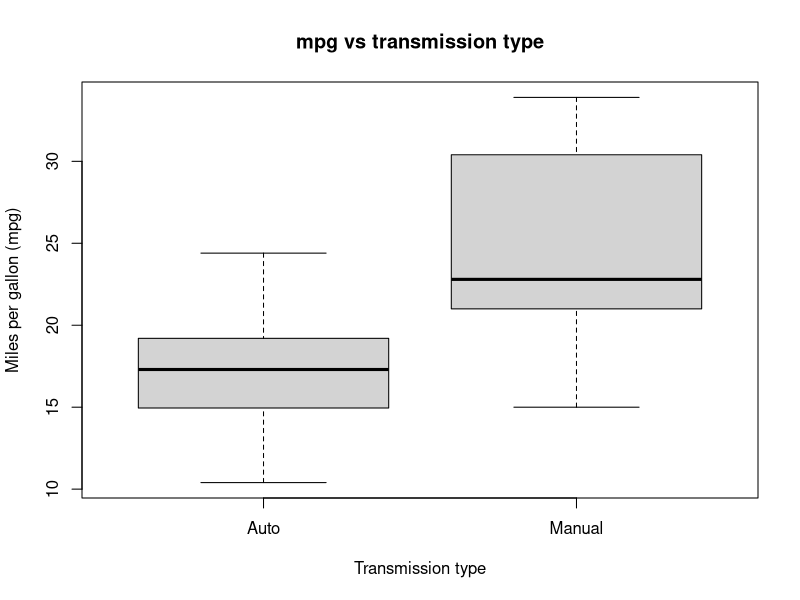
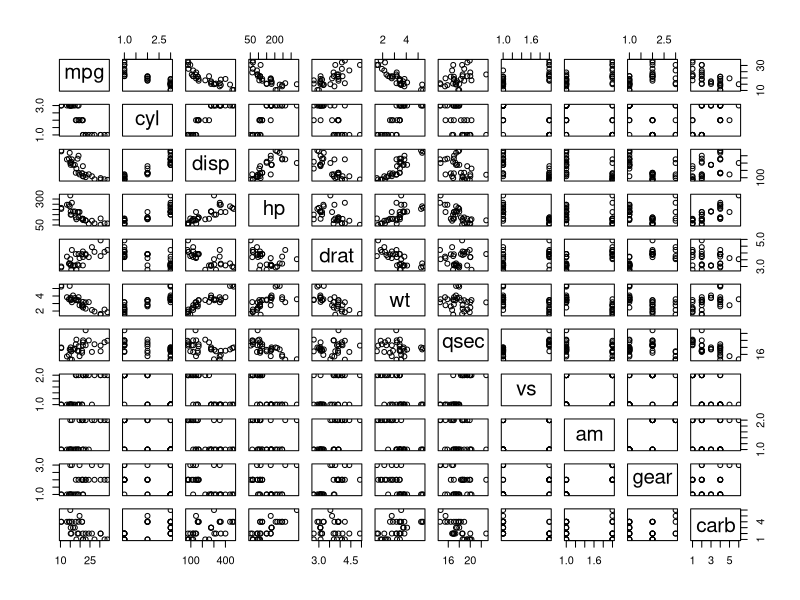
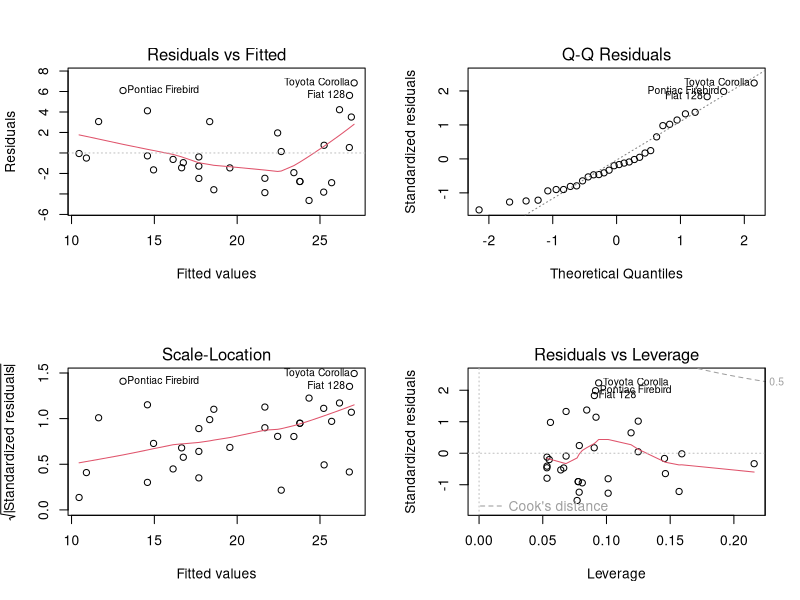

Recreate these plots in R, in order.
## ---- chunk 1
data(mtcars)
str(mtcars)
summary(mtcars)
sum(mtcars$am==0) #19 automatic cars, 32-19=13 manual cars
## ---- chunk 2
mtcars$am<-factor(mtcars$am)
mtcars$cyl<-factor(mtcars$cyl)
mtcars$gear<-factor(mtcars$gear)
mtcars$carb<-factor(mtcars$carb)
mtcars$vs<-factor(mtcars$vs)
levels(mtcars$am)<-c("Auto","Manual")
boxplot(mtcars$mpg~mtcars$am,main="mpg vs transmission type",xlab="Transmission type",ylab="Miles per gallon (mpg)")
## ---- chunk 3
pairs(mtcars)
## ---- chunk 4
model1<-lm(mpg~am,data=mtcars)
model2<-lm(mpg~am+disp,data=mtcars)
model3<-lm(mpg~am+disp+qsec+vs+gear+carb,data=mtcars)
anova(model1,model2,model3)
## ---- chunk 5
par(mfrow=c(2,2))
plot(model2)
dfbetas(model2)
## ---- chunk 6
summary(model2)
